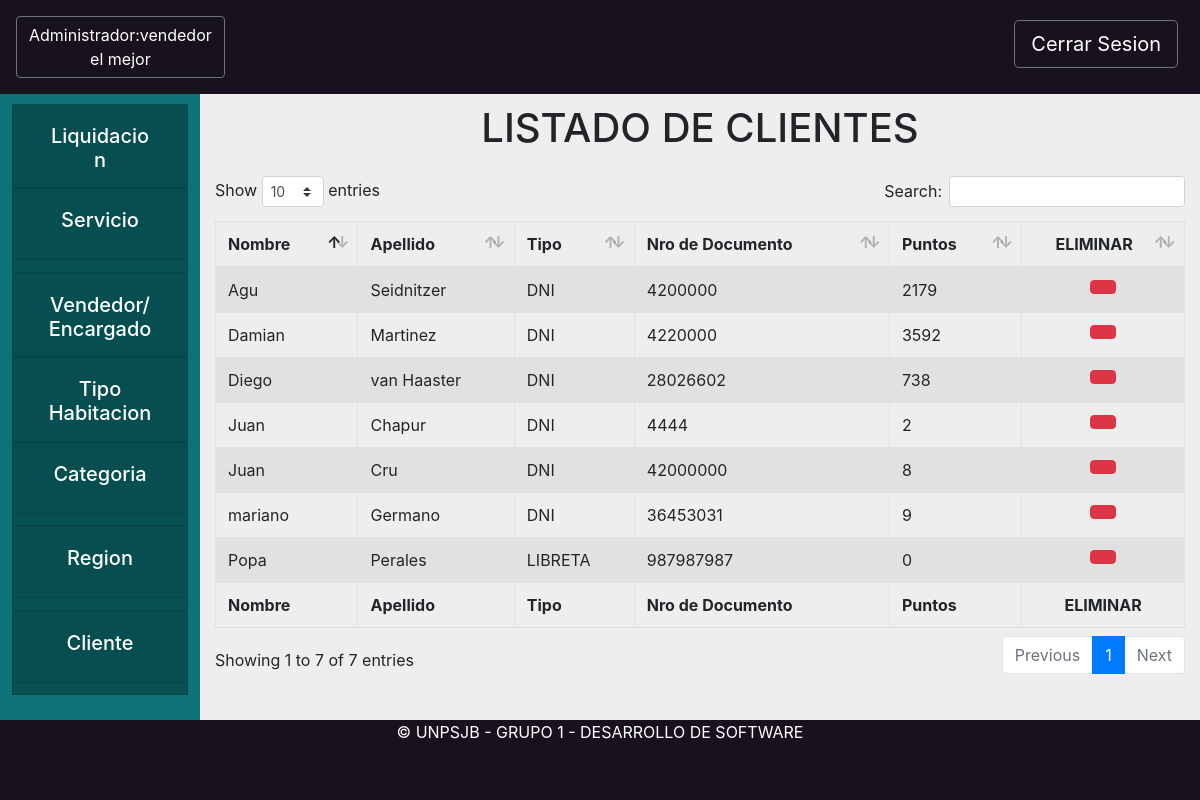
/core/clienteAdmin (signed in), run on the app's committed database.
### core/models.py (models this page shows, shortened)
class Persona(models.Model):
    DNI = 0
    PASAPORTE = 1
    LIBRETA = 2
    TIPOS_DOCUMENTO = (
        (DNI, "DNI"),
        (PASAPORTE, "PASAPORTE"),
        (LIBRETA, "LIBRETA")
    )
    objects = PersonaManager.from_queryset(PersonaQuerySet)()
    tipo_documento = models.PositiveSmallIntegerField(choices=TIPOS_DOCUMENTO)
    documento = models.CharField(max_length=13)
    nombre = models.CharField(max_length=200)
    apellido = models.CharField(max_length=200)
    usuario = models.OneToOneField(User, null=True, blank=True, on_delete=models.SET_NULL)

class Rol(models.Model):
    TIPO = 0
    TIPOS = [
        (0, "rol")
    ]
    persona = models.ForeignKey(Persona, related_name="roles", on_delete=models.CASCADE)
    tipo = models.PositiveSmallIntegerField(choices=TIPOS)

class Cliente(Rol):
    TIPO = 3
    bajaCliente = models.BooleanField(default=False) #Baja Logica
    puntos = models.PositiveIntegerField(default=0)

class Rol(models.Model):
    TIPO = 0
    TIPOS = [
        (0, "rol")
    ]
    persona = models.ForeignKey(Persona, related_name="roles", on_delete=models.CASCADE)
    tipo = models.PositiveSmallIntegerField(choices=TIPOS)

### core/views.py (the view)
# urls.py: path('clienteAdmin', views.cliente, name='cliente'),
def cliente(request):
    personaInstancia = request.user.persona
    colClientes = Cliente.objects.all()
    return render(request, "core/clienteAdmin.html", {"colClientes": colClientes,"administrador":personaInstancia})

### core/templates/core/clienteAdmin.html (shortened to what this page needs)
{% extends 'base/base_administrador.html'%}
{% load static %}
{% block header %}
<button onclick="location.href='/core/homeAdministrador'" style="text-decoration:none"
    class="rounded-1 btn  btn-outline-secondary text-white ">Administrador:{% if administrador %}{{administrador.nombre}} {{administrador.apellido}}{% endif %}</button>
{% endblock header %}
{% block content %}
<center><h1 class="my-4">LISTADO DE CLIENTES</h1></center>
<div class="formularioRegion" id="vistaClientes">
    <table id="example1" class="table table-striped table-bordered" style="width:100%">
        <thead>
            <tr>
                <th>Nombre</th>
                <th>Apellido</th>
                <th>Tipo</th>
                <th>Nro de Documento</th>
                <th>Puntos</th>
                <th>
                    <Center>ELIMINAR</Center>
                </th>
            </tr>
        </thead>
        <tbody>
            {% for cliente in colClientes %}
            <tr>
                <td> {{cliente.persona.nombre}}</td>
                <td> {{cliente.persona.apellido}}</td>
                <td> {{cliente.persona.get_tipo_documento_display}}</td>
                <td> {{cliente.persona.documento}}</td>
                <td> {{cliente.puntos}}</td>
                <td>
                    <center>
                        {% if cliente.bajaCliente %}
                        <button type="button" class="btn btn-success" data-toggle="modal" data-target="#reciclarCliente"
                            onclick="abrir_modal('{% url 'core:modalReciclarCliente' cliente.pk %}','#reciclarCliente');"
                            title="Reciclar">
                            <i class="fas fa-recycle"></i>
                        </button>
                        {% else %}
                        <button type="button" class="btn btn-danger" data-toggle="modal" data-target="#eliminarCliente"
                            onclick="abrir_modal('{% url 'core:modalEliminarCliente' cliente.pk %}', '#eliminarCliente');" title="Eliminar">
                        </button>
                        {% endif %}
                    </center>
                </td>
            </tr>
            {% endfor %}
        </tbody>
        <tfoot>
            <tr>
                <th>Nombre</th>
                <th>Apellido</th>
                <th>Tipo</th>
                <th>Nro de Documento</th>
                <th>Puntos</th>
                <th>
                    <Center>ELIMINAR</Center>
                </th>
            </tr>
        </tfoot>
    </table>
</div>
{% endblock content %}

### static/css/styleBase.css (style rules this page uses)
.bodyComplete { background-color: #eeeeee; width: 100%; height: 100%; }

### data on the page
Persona: nombre "vendedor", apellido "el mejor"
Cliente: persona.nombre "Diego", persona.apellido "van Haaster", persona.tipo_documento "DNI", persona.documento "28026602", puntos "738"
Cliente: persona.nombre "Damian", persona.apellido "Martinez", persona.tipo_documento "DNI", persona.documento "4220000", puntos "3592"
Cliente: persona.nombre "Juan", persona.apellido "Chapur", persona.tipo_documento "DNI", persona.documento "4444", puntos "2"
Cliente: persona.nombre "Agu", persona.apellido "Seidnitzer", persona.tipo_documento "DNI", persona.documento "4200000", puntos "2179"
Cliente: persona.nombre "mariano", persona.apellido "Germano", persona.tipo_documento "DNI", persona.documento "36453031", puntos "9"
Cliente: persona.nombre "Juan", persona.apellido "Cru", persona.tipo_documento "DNI", persona.documento "42000000", puntos "8"
Cliente: persona.nombre "Popa", persona.apellido "Perales", persona.tipo_documento "LIBRETA", persona.documento "987987987", puntos "0"
